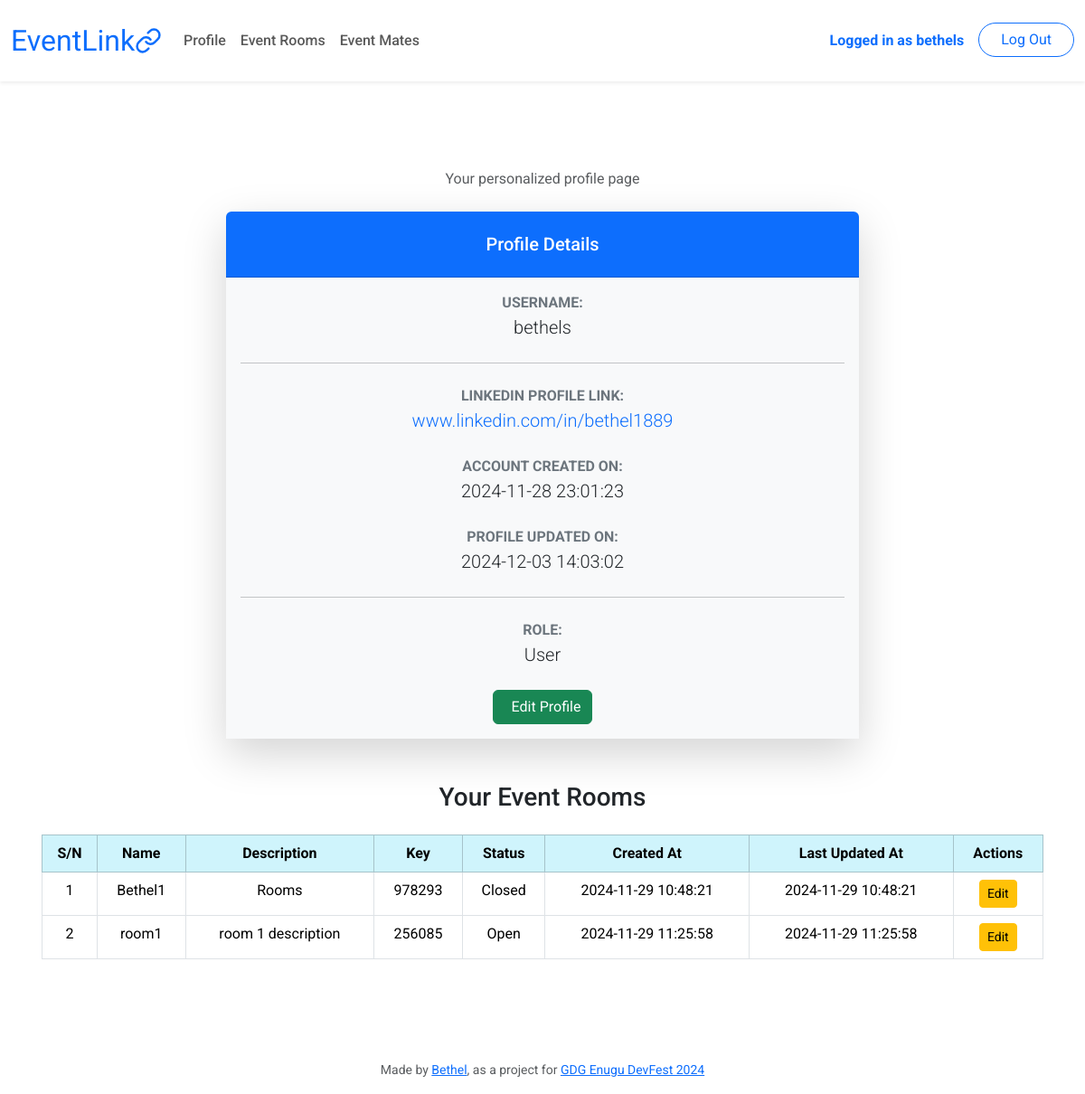
Screenshot of /profile (signed in) with the database file from the repository.
### tables this page shows
CREATE TABLE users (
    id INTEGER PRIMARY KEY AUTOINCREMENT NOT NULL,
    username TEXT NOT NULL UNIQUE,
    hash TEXT NOT NULL,
    role INTEGER NOT NULL DEFAULT 0 CHECK (role IN (0, 1)),
    profile_link TEXT NOT NULL,
    created_at DATETIME DEFAULT CURRENT_TIMESTAMP,
    updated_at DATETIME DEFAULT CURRENT_TIMESTAMP
);

CREATE TABLE rooms (
    id INTEGER PRIMARY KEY AUTOINCREMENT NOT NULL,
    name TEXT NOT NULL UNIQUE,
    description TEXT NOT NULL,
    key TEXT NOT NULL UNIQUE,
    status INTEGER NOT NULL DEFAULT 0 CHECK (status IN (0, 1)),
    creator_id INTEGER NOT NULL,
    created_at DATETIME DEFAULT CURRENT_TIMESTAMP,
    updated_at DATETIME DEFAULT CURRENT_TIMESTAMP,
    FOREIGN KEY (creator_id) REFERENCES users(id)
);

### app.py (the view)
@app.route("/profile", methods=["GET", "POST"])
@login_required
def profile():
    id = session["user_id"]
    info = db.execute("SELECT * FROM users WHERE id=?;", id)[0]
    if request.method == "GET":
        rooms = db.execute('''SELECT id, name, description, key, status, created_at, updated_at
                 FROM rooms WHERE creator_id=?;''', id)
    return render_template("profile.html", info=info, rooms=rooms)

### app.py (called while the page is built)
@app.after_request
def after_request(response):
    response.headers["Cache-Control"] = "no-cache, no-store, must-revalidate"
    response.headers["Expires"] = 0
    response.headers["Pragma"] = "no-cache"
    return response

### helpers.py (called while the page is built)
def login_required(f):
    @wraps(f)
    def decorated_function(*args, **kwargs):
        if session.get("user_id") is None:
            return redirect("/login")
        return f(*args, **kwargs)
    return decorated_function

### templates/profile.html (shortened to what this page needs)
{% extends "layout.html" %} {% block title %} View Profile {% endblock %} {%
block main %}
<div class="container mt-5">
  <div class="text-center mb-4">
    <p class="text-muted">Your personalized profile page</p>
  </div>
  <div
    class="card mx-auto shadow-lg rounded-3 border-0"
    style="max-width: 700px"
  >
    <div class="card-header bg-primary text-white text-center py-4 rounded-top">
      <h5 class="mb-0">Profile Details</h5>
    </div>
    <div class="card-body bg-light">
      <div class="mb-4">
        <strong class="text-uppercase text-secondary">Username:</strong>
        <p class="text-dark lead mb-0">{{ info.username }}</p>
      </div>
      <hr class="my-4" />
      <div class="mb-4">
        <strong class="text-uppercase text-secondary"
          >LinkedIn Profile Link:</strong
        >
        <p class="text-dark lead mb-0">
          <a
            href="{{ info.profile_link }}"
            class="text-decoration-none text-primary"
          >
            {{ info.profile_link }}
          </a>
        </p>
      </div>
      <div class="mb-4">
        <strong class="text-uppercase text-secondary"
          >Account Created On:</strong
        >
        <p class="text-dark lead mb-0">{{ info.created_at }}</p>
      </div>
      <div class="mb-4">
        <strong class="text-uppercase text-secondary"
          >Profile Updated On:</strong
        >
        <p class="text-dark lead mb-0">{{ info.updated_at }}</p>
      </div>
      <hr class="my-4" />
      <div class="mb-4">
        <strong class="text-uppercase text-secondary">Role:</strong>
        <p class="text-dark lead mb-0">
          {% if info.role == 1 %} Admin {% else %} User {% endif %}
        </p>
      </div>
      <div class="text-center mt-4">
        <a href="/profile/edit" class="btn btn-success">
          Edit Profile
        </a>
      </div>
    </div>
  </div>
</div>
{% if rooms %}
<div class="mt-5">
  <h3 class="text-center mb-4">Your Event Rooms</h3>
  <div class="table-responsive">
    <table class="table table-bordered table-hover">
      <thead class="table-info">
        <tr>
          <th>S/N</th>
          <th>Name</th>
          <th>Description</th>
          <th>Key</th>
          <th>Status</th>
          <th>Created At</th>
          <th>Last Updated At</th>
          <th>Actions</th>
        </tr>
      </thead>
      <tbody>
        {% for room in rooms %}
        <tr>
          <td>{{ loop.index }}</td>
          <td>{{ room.name }}</td>
          <td>{{ room.description }}</td>
          <td>{{ room.key }}</td>
          <td>{% if room.status == 1 %} Open {% else %} Closed {% endif %}</td>
          <td>{{ room.created_at }}</td>
          <td>{{ room.updated_at }}</td>
          <td>
            <form action="/rooms/update" method="GET" class="d-inline">
              <button class="btn btn-warning btn-sm">Edit</button>
            </form>
          </td>
        </tr>
        {% endfor %}
      </tbody>
    </table>
  </div>
</div>
{% else %}
<div class="text-center mt-4">
  <p class="text-muted">You haven't created any rooms yet.</p>
</div>
{% endif %} {% endblock %}

### templates/layout.html (shortened to what this page needs)
<!DOCTYPE html>
<html lang="en">
  <head>
    <link
      href="https://cdn.jsdelivr.net/npm/bootstrap@5.3.2/dist/css/bootstrap.min.css"
      rel="stylesheet"
    />
    <link href="/static/styles.css" rel="stylesheet" />
  </head>
  <body>
    <nav class="navbar navbar-expand-md navbar-light bg-white shadow-sm py-3">
      <div class="container-fluid">
        <a class="navbar-brand d-flex align-items-center" href="/">
          <span class="text-primary">EventLink</span>
          <img
            src="/static/images/chain.svg"
            width="30"
            height="30"
            alt="logo"
          />
        </a>
        <div class="collapse navbar-collapse" id="navbar">
          {% if session["user_id"] %}
          <ul class="navbar-nav me-auto">
            <li class="nav-item">
              <a class="nav-link fw-medium" href="/profile">Profile</a>
            </li>
            <li class="nav-item">
              <a class="nav-link fw-medium" href="/rooms">Event Rooms</a>
            </li>
            <li class="nav-item">
              <a class="nav-link fw-medium" href="/mates">Event Mates</a>
            </li>
          </ul>
          <ul class="navbar-nav ms-auto">
            <li class="nav-item">
              <a class="nav-link text-primary fw-bold"
                >Logged in as {{ info.username }}</a
              >
            </li>
            <li class="nav-item">
              <a
                class="btn btn-outline-primary rounded-pill ms-2 px-4"
                href="/logout"
                >Log Out</a
              >
            </li>
          </ul>
          {% endif %}
        </div>
      </div>
    </nav>
    <main class="container py-5 px-3 text-center">
      {% block main %}{% endblock %}
    </main>
    <footer class="mt-5">
      <p class="mb-3 mx-3 small text-center text-muted">
        Made by
        <a
          class="footer-link"
          href="https://bethel1889.github.io/pandora/"
          target="_blank"
          >Bethel</a
        >, as a project for
        <a class="footer-link" href="https://devfestenugu.com/" target="_blank"
          >GDG Enugu DevFest 2024</a
        >
      </p>
    </footer>
  </body>
</html>

### static/styles.css (style rules this page uses)
nav .navbar-brand { font-size: xx-large; }
body { font-family: "Roboto", sans-serif; }

### rows the page displays
users: username "bethels", profile_link "www.linkedin.com/in/bethel1889", created_at "2024-11-28 23:01:23", updated_at "2024-12-03 14:03:02"
rooms: name "Bethel1", description "Rooms", key "978293", status "Closed", created_at "2024-11-29 10:48:21", updated_at "2024-11-29 10:48:21"
rooms: name "room1", description "room 1 description", key "256085", status "Open", created_at "2024-11-29 11:25:58", updated_at "2024-11-29 11:25:58"
